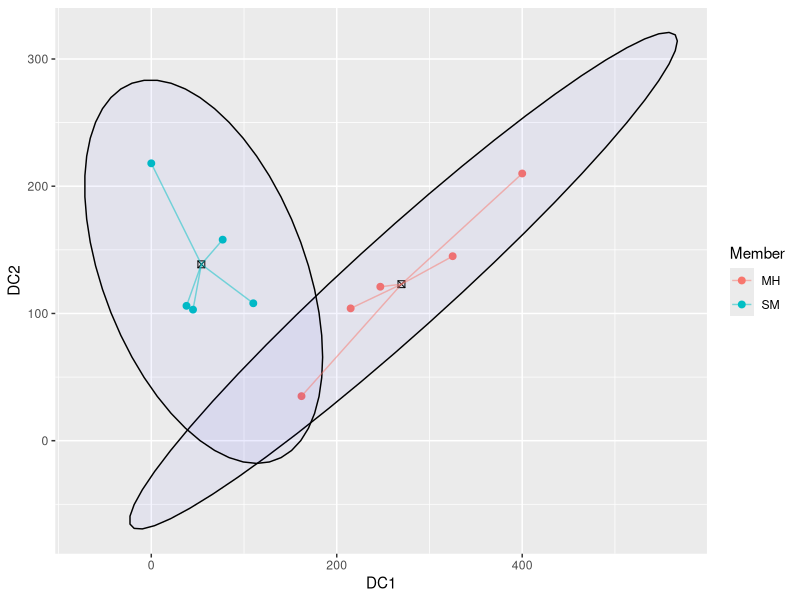
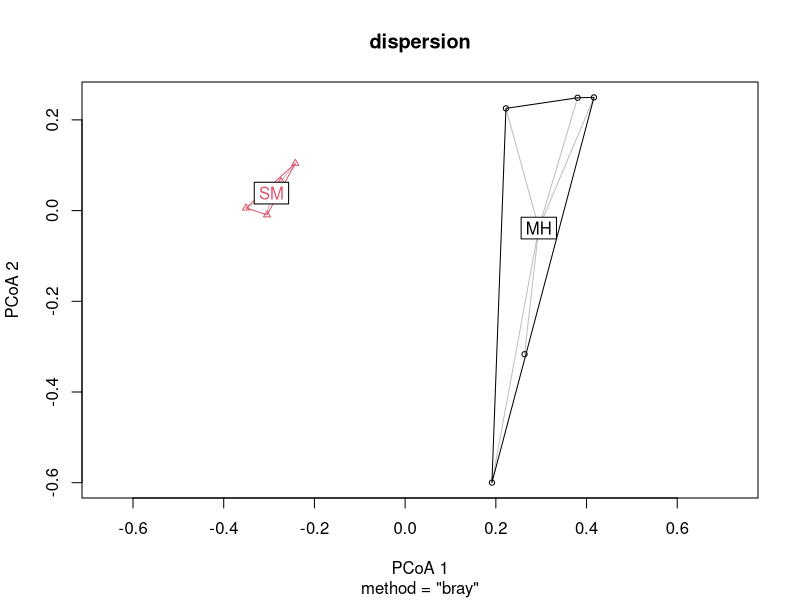

Generate these figures, in order, with R: (Note: this script raises an error after producing the figures.)
## ---- chunk 1
library(tidyverse)
library(dplyr)
library(ggplot2)
library(vegan)
## ---- chunk 2
spONLY_raw<- read_csv("spONLY_trans_031325.csv", col_names = TRUE)
spONLY_raw
## ---- chunk 3
spONLY_SMMH<- spONLY_raw[spONLY_raw$Member != "RM",]
spONLY_SMMH

#just numeric data
spONLY_SMMH_num<-spONLY_SMMH[,3:198] 
spONLY_SMMH_num
## ---- chunk 4
#Converting to proportions
perm_data_SMMH<- (100*(spONLY_SMMH_num/rowSums(spONLY_SMMH_num)))
perm_data_SMMH
## ---- chunk 5
dcadata<- read_csv("spONLY_dca031525.csv", col_names = TRUE)
dcadata

dcadataSMMH<- dcadata[dcadata$Member != "RM",]
dcadataSMMH

#Extracting DCA scores
dca_scoresSMMH<- dcadataSMMH[,3:4]
dca_scoresSMMH

## ---- chunk 6
dcagroup_centroids_SMMH <- data.frame(
  Member = c("SM", "MH"),
  Centroid_X = c(mean(dca_scoresSMMH$`Axis 1`[dcadataSMMH$Member == "SM"]),
                 mean(dca_scoresSMMH$`Axis 1`[dcadataSMMH$Member == "MH"])),
  Centroid_Y = c(mean(dca_scoresSMMH$`Axis 2`[dcadataSMMH$Member == "SM"]),
                 mean(dca_scoresSMMH$`Axis 2`[dcadataSMMH$Member == "MH"]))
)


## ---- chunk 7
dcaplot_data_SMMH <-data.frame(
  Member = dcadataSMMH$Member,
  DC1 = dca_scoresSMMH$`Axis 1`,
  DC2 = dca_scoresSMMH$`Axis 2`,
  xend = c(rep(dcagroup_centroids_SMMH[1,2],5), rep(dcagroup_centroids_SMMH[2,2],5)),
  yend = c(rep(dcagroup_centroids_SMMH[1,3],5), rep(dcagroup_centroids_SMMH[2,3],5))
)

dcaplot_data_SMMH
## ---- chunk 8
ggplot(dcaplot_data_SMMH, aes(DC1,DC2))+
  geom_point(aes(color = Member), size = 2) +
  stat_ellipse(geom = "polygon", alpha = 0.04, aes(group = Member),
               color = "black", fill = "blue")+
  geom_point(data = dcagroup_centroids_SMMH, aes(x = Centroid_X, y = Centroid_Y),
             color = "black", size = 2, shape = 7)+
  geom_segment(data = dcaplot_data_SMMH, aes(x =DC1, y = DC2, 
                                        xend = xend, yend = yend, color = Member), alpha = 0.5)

## ---- chunk 9
perm_distSMMH<-vegdist(perm_data_SMMH, method = 'bray')
perm_distSMMH

## ---- chunk 10
#Create empty matrix
dist_mat_SMMH= matrix(0, nrow = 10, ncol = 10)

#Setting below diagonal to perm_dost values, and above the diagonal to empty
dist_mat_SMMH[lower.tri(dist_mat_SMMH)] <- perm_distSMMH
dist_mat_SMMH[upper.tri(dist_mat_SMMH)]<- ""
dist_mat_SMMH

#making it a df
perm_distSMMH_df<- as.data.frame(dist_mat_SMMH, row.names = NULL)
perm_distSMMH_df

#setting col and rownames so we can see what distance we are calculating
rownames(perm_distSMMH_df)<- spONLY_SMMH$`Sample ID`
colnames(perm_distSMMH_df)<- spONLY_SMMH$`Sample ID`

write_csv(perm_distSMMH_df, "spONLY_V3_dist_SMMH.csv")
perm_distSMMH_df
## ---- chunk 11
#Assumptions- I don't think this applies to us, but keeping it in.
dispersion<-betadisper(perm_distSMMH, group=spONLY_SMMH$Member,type = "centroid")

plot(dispersion)

anova(dispersion)

## ---- chunk 12
Perma_result <- adonis2(perm_distSMMH~as.factor(dcaplot_data_SMMH$Member), data = perm_distSMMH,
                        permutations = 10000)
Perma_result

## ---- chunk 13
Perma_result1 <- adonis2(perm_distSMMH~as.factor(dcaplot_data_SMMH$Member), data = perm_distSMMH,
                         permutations = 10000)
Perma_result1

#Extracting perm results
permustats_results1<- permustats(Perma_result1)
#permustats_results1

#calculating mean and se
means_and_se1<- mean_se(permustats_results1$permutations, mult = 1)

## ---- chunk 14
Perma_result2 <- adonis2(perm_distSMMH~as.factor(dcaplot_data_SMMH$Member), data = perm_distSMMH,
                         permutations = 10000)
Perma_result2

#Extracting perm results
permustats_results2<- permustats(Perma_result2)
#permustats_results2

#calculating mean and se
means_and_se2<- mean_se(permustats_results2$permutations, mult = 1)

## ---- chunk 15
Perma_result3 <- adonis2(perm_distSMMH~as.factor(dcaplot_data_SMMH$Member), data = perm_distSMMH,
                         permutations = 10000)
Perma_result3

#Extracting perm results
permustats_results3<- permustats(Perma_result3)
#permustats_results3

#calculating mean and se
means_and_se3<- mean_se(permustats_results3$permutations, mult = 1)

## ---- chunk 16
Perma_result4 <- adonis2(perm_distSMMH~as.factor(dcaplot_data_SMMH$Member), data = perm_distSMMH,
                         permutations = 10000)
Perma_result4

#Extracting perm results
permustats_results4<- permustats(Perma_result4)
#permustats_results4

#calculating mean and se
means_and_se4<- mean_se(permustats_results4$permutations, mult = 1)

## ---- chunk 17
Perma_result5 <- adonis2(perm_distSMMH~as.factor(dcaplot_data_SMMH$Member), data = perm_distSMMH,
                         permutations = 10000)
Perma_result5

#Extracting perm results
permustats_results5<- permustats(Perma_result5)
#permustats_results5

#calculating mean and se
means_and_se5<- mean_se(permustats_results5$permutations, mult = 1)

## ---- chunk 18
Perma_result6 <- adonis2(perm_distSMMH~as.factor(dcaplot_data_SMMH$Member), data = perm_distSMMH,
                         permutations = 10000)
Perma_result6

#Extracting perm results
permustats_results6<- permustats(Perma_result6)
#permustats_results6

#calculating mean and se
means_and_se6<- mean_se(permustats_results6$permutations, mult = 1)

## ---- chunk 19
Perma_result7 <- adonis2(perm_distSMMH~as.factor(dcaplot_data_SMMH$Member), data = perm_distSMMH,
                         permutations = 10000)
Perma_result7

#Extracting perm results
permustats_results7<- permustats(Perma_result7)
#permustats_results7

#calculating mean and se
means_and_se7<- mean_se(permustats_results7$permutations, mult = 1)

## ---- chunk 20
Perma_result8 <- adonis2(perm_distSMMH~as.factor(dcaplot_data_SMMH$Member), data = perm_distSMMH,
                         permutations = 10000)
Perma_result8

#Extracting perm results
permustats_results8<- permustats(Perma_result8)
#permustats_results8

#calculating mean and se
means_and_se8<- mean_se(permustats_results8$permutations, mult = 1)

## ---- chunk 21
Perma_result9 <- adonis2(perm_distSMMH~as.factor(dcaplot_data_SMMH$Member), data = perm_distSMMH,
                         permutations = 10000)
Perma_result9

#Extracting perm results
permustats_results9<- permustats(Perma_result9)
#permustats_results9

#calculating mean and se
means_and_se9<- mean_se(permustats_results9$permutations, mult = 1)

## ---- chunk 22
Perma_result10 <- adonis2(perm_distSMMH~as.factor(dcaplot_data_SMMH$Member), data = perm_distSMMH,
                         permutations = 10000)
Perma_result10

#Extracting perm results
permustats_results10<- permustats(Perma_result10)
#permustats_results10

#calculating mean and se
means_and_se10<- mean_se(permustats_results10$permutations, mult = 1)

